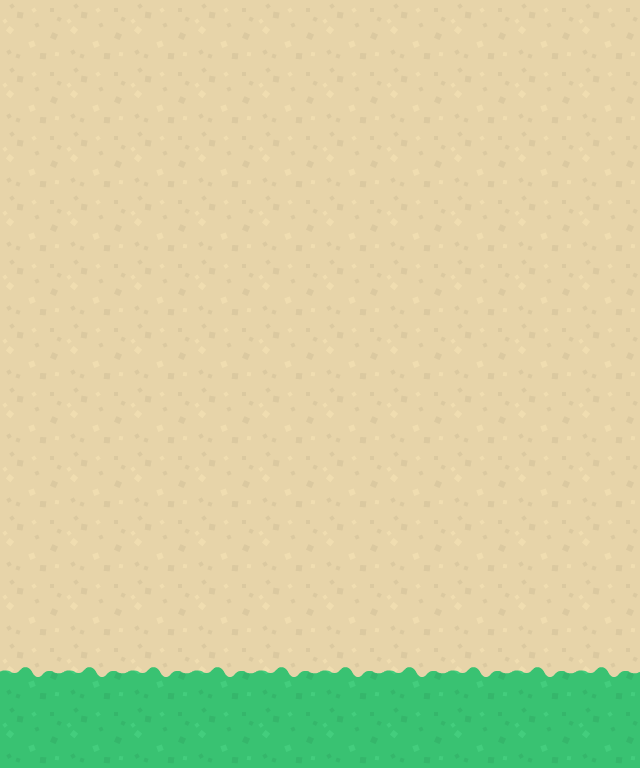

This game map was drawn from its Tiled (.tmx) file and the tilesets committed beside it. A one-line description and the full map source follow:
An orthogonal 10x12 tile map with 64x64 px tiles, 1 tile layer (terrain), 4 tilesets.

<map version="1.0" tiledversion="1.1.5" orientation="orthogonal" renderorder="right-down" width="10" height="12" tilewidth="64" tileheight="64" infinite="0" nextobjectid="91">
 <tileset firstgid="1" source="units.tsx" />
 <tileset firstgid="61" source="enemies.tsx" />
 <tileset firstgid="66" source="locations.tsx" />
 <tileset firstgid="68" source="tiles.tsx" />
 <layer name="terrain" width="10" height="12">
  <data encoding="csv">
88,88,88,88,88,88,88,88,88,88,
88,88,88,88,88,88,88,88,88,88,
88,88,88,88,88,88,88,88,88,88,
88,88,88,88,88,88,88,88,88,88,
88,88,88,88,88,88,88,88,88,88,
88,88,88,88,88,88,88,88,88,88,
88,88,88,88,88,88,88,88,88,88,
88,88,88,88,88,88,88,88,88,88,
88,88,88,88,88,88,88,88,88,88,
88,88,88,88,88,88,88,88,88,88,
85,85,85,85,85,85,85,85,85,85,
68,68,68,68,68,68,68,68,68,68
</data>
 </layer>
</map>
